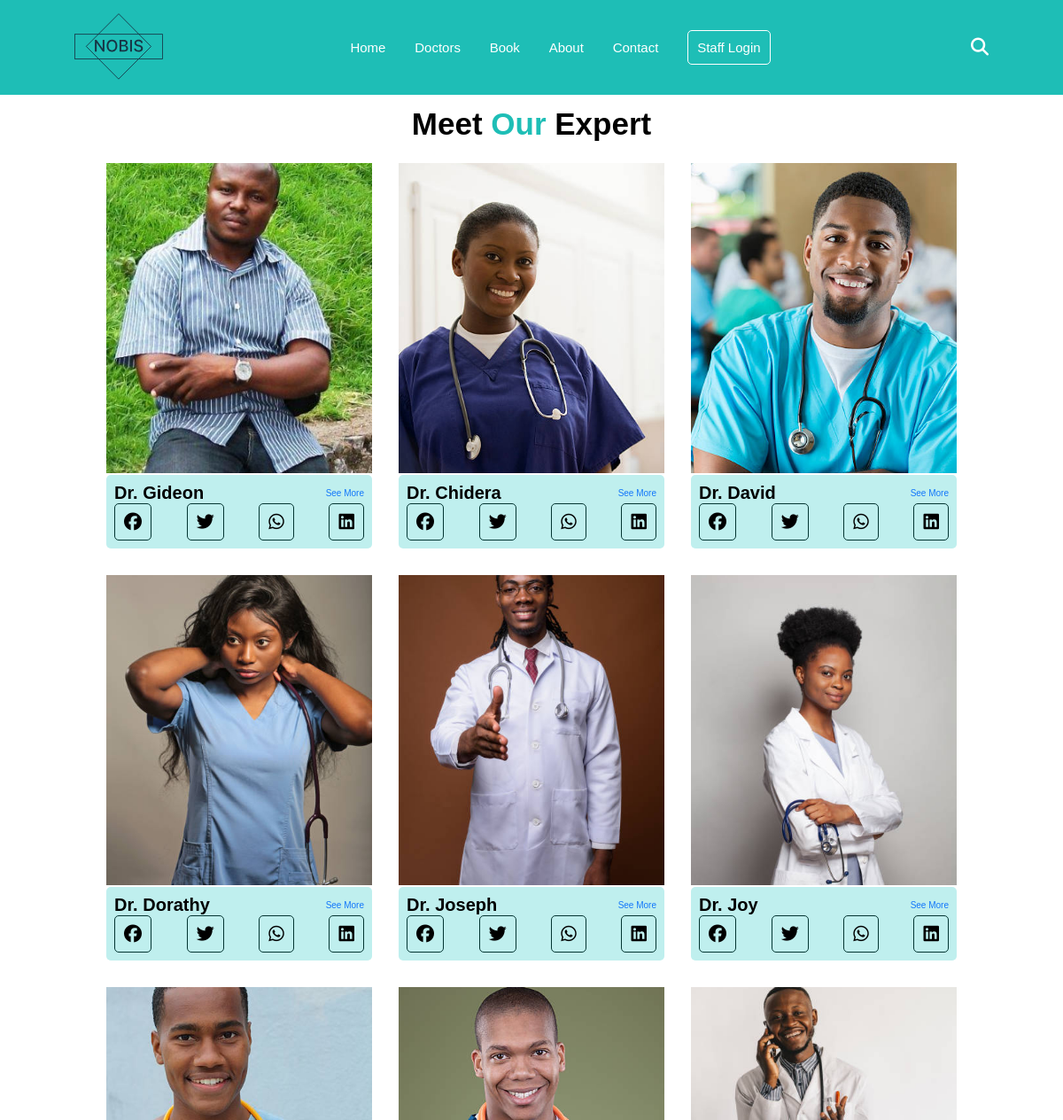
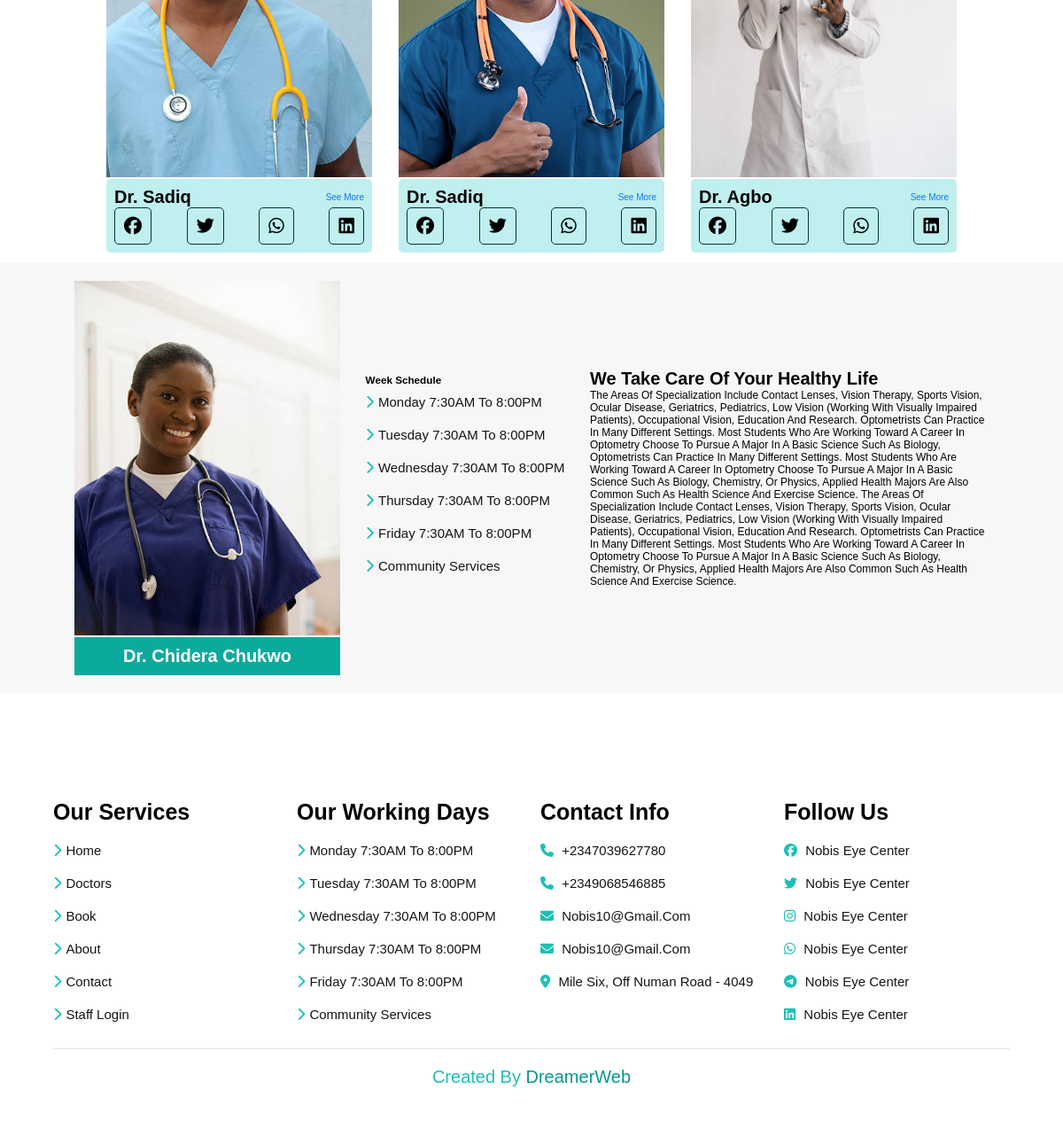
The app's page /doctors/ with its own data (2 pictures, top to bottom).
### core/models.py (models this page shows)
class Doctor(models.Model):
    expert = models.ForeignKey(User, on_delete=models.CASCADE)
    position = models.CharField(max_length=100)
    detail = models.TextField(max_length=2000)
    slug = models.SlugField(max_length=100)
    photo = models.ImageField(upload_to='img')
    working_days = models.ForeignKey(Day, on_delete=models.CASCADE)
    create_at = models.DateTimeField(auto_now_add=True)
    def get_absolute_url(self):
        return reverse("doctors_detail", args = [self.slug])

### core/views.py (the view)
# urls.py: path('doctors/', views.doctors, name='doctors'),
def doctors(request):
    doctors = Doctor.objects.all()[0:9]
    context = {
        'doctors':doctors
    }
    return render(request, 'core/doctors.html', context)

### core/templates/core/doctors.html (shortened to what this page needs)
{% extends 'core/base/base.html' %}
{% load static %}
{% block content %}
{% include 'core/base/navbar.html' %}
    <section class="doctor-section">
                <h1>Meet <span>Our</span> Expert</h1>
                    <div class="doctors">
                        {% for doctor in doctors %}
                        <div class="doctors__detail">
                                <img src="{{doctor.photo.url}}" alt="experts">
                                <div class="doctors__image">
                                    <div class="title">
                                        <h2>Dr. {{doctor.expert}}</h2>
                                        <a href="{{doctor.get_absolute_url}}">See more</a>
                                    </div>
                                    <div class="media">
                                        <i class="fab fa-facebook"></i>
                                        <i class="fab fa-twitter "></i>
                                        <i class="fab fa-whatsapp "></i>
                                        <i class="fab fa-linkedin "></i>
                                    </div>
                            </div>
                        </div>
                        {% endfor%}
                    </div>
            </section>
            <section class="services">
                <div class="doctor__detail">
                    <div class="doctor__left">
                        <img src="{% static 'images/illustration2.png' %}" alt="">
                        <h3>Dr. Chidera Chukwo</h3>
                    </div>
                    <div class="doctor__center">
                            <h3>Week Schedule</h3>
                            <a href="home.html"><i class="fas fa-chevron-right"></i>Monday 7:30AM to 8:00PM</a>
                            <a href="doctors.html"><i class="fas fa-chevron-right"></i>Tuesday 7:30AM to 8:00PM</a>
                            <a href="book.html"><i class="fas fa-chevron-right"></i>Wednesday 7:30AM to 8:00PM</a>
                            <a href="about.html"><i class="fas fa-chevron-right"></i>Thursday 7:30AM to 8:00PM</a>
                            <a href="#"><i class="fas fa-chevron-right"></i>Friday 7:30AM to 8:00PM</a>
                            <a href="#"><i class="fas fa-chevron-right"></i>Community Services</a>
                    </div>
                    <div class="doctor__right">
                        <h3>We Take care of your healthy life</h3>
                            <p>
                                The areas of specialization include contact lenses,
                                vision therapy, sports vision, ocular disease, geriatrics,
                                pediatrics, low vision (working with visually impaired
                                patients), occupational vision, education and research.
                                Optometrists can practice in many different settings.
                                most students who are working toward a career in optometry
                                choose to pursue a major in a basic science such as Biology,
                                Optometrists can practice in many different settings.
                                most students who are working toward a career in optometry
                                choose to pursue a major in a basic science such as Biology,
                                Chemistry, or Physics, applied health majors are also
                                common such as Health Science and Exercise Science.
                                The areas of specialization include contact lenses,
                                vision therapy, sports vision, ocular disease, geriatrics,
                                pediatrics, low vision (working with visually impaired
                                patients), occupational vision, education and research.
                                Optometrists can practice in many different settings.
                                most students who are working toward a career in optometry
                                choose to pursue a major in a basic science such as Biology,
                                Chemistry, or Physics, applied health majors are also
                                common such as Health Science and Exercise Science.
                            </p>
                    </div>
                </div>
            </section>
{% include 'core/base/footer.html' %}
{% endblock %}

### core/templates/core/base/base.html (shortened to what this page needs)
<!DOCTYPE html>
{% load static %}
<html lang="en">
<head>
    <link rel="stylesheet" href="https://cdnjs.cloudflare.com/ajax/libs/font-awesome/6.4.2/css/all.min.css">
    <link rel="stylesheet" href="{% static 'cs/style.css' %}">
    <link href="https://api.fontshare.com/v2/css?f[]=poppins@900,201,401,301,500,400,100,300,501,101,800,700,200,600&display=swap" rel="stylesheet">
     <link rel="stylesheet" href="https://cdn.jsdelivr.net/npm/swiper@10/swiper-bundle.min.css" />
</head>
<body>
    {% block content %}{% endblock %}
</body>
</html>

### core/templates/core/base/navbar.html (shortened to what this page needs)
{% load static %}
 <header>
        <div class="logo"><a href="{% url 'home' %}"><img src="{% static 'images/LOGO.svg' %}" alt=""></a></div>
        <nav class="navbar">
            <a href="{% url 'home' %}">Home</a>
            <a href="{% url 'doctors' %}">Doctors</a>
            <a href="{% url 'book' %}">Book</a>
            <a href="{% url 'about' %}">About</a>
            <a href="{% url 'contact' %}">Contact</a>
            {% if user.is_authenticated %}
            <a href="{% url 'logout' %}" class="staff">Logout</a>
            {% else %}
            <a href="{% url 'login' %}" class="staff">Staff Login</a>
            {% endif %}
        </nav>
        <div class="menu-icons">
            <div id="searchbox" class="fas fa-search"></div>
        </div>
    </header>

### core/templates/core/base/footer.html
{% load static %}
   <section class="footer">
        <div class="box-container">
        <div class="box">
            <h3>Our Services</h3>
            <a href="{% url 'home' %}"><i class="fas fa-chevron-right"></i>Home</a>
            <a href="{% url 'doctors' %}"><i class="fas fa-chevron-right"></i>Doctors</a>
            <a href="{% url 'book' %}"><i class="fas fa-chevron-right"></i>Book</a>
            <a href="{% url 'about' %}"><i class="fas fa-chevron-right"></i>About</a>
            <a href="{% url 'contact' %}"><i class="fas fa-chevron-right"></i>Contact</a>
            <a href="#"><i class="fas fa-chevron-right"></i>Staff Login</a>
        </div>
        <div class="box">
            <h3>Our Working Days</h3>
            <a href="{% url 'home' %}"><i class="fas fa-chevron-right"></i>Monday 7:30AM to 8:00PM</a>
            <a href="{% url 'home' %}"><i class="fas fa-chevron-right"></i>Tuesday 7:30AM to 8:00PM</a>
            <a href="{% url 'home' %}"><i class="fas fa-chevron-right"></i>Wednesday 7:30AM to 8:00PM</a>
            <a href="{% url 'home' %}"><i class="fas fa-chevron-right"></i>Thursday 7:30AM to 8:00PM</a>
            <a href="{% url 'home' %}"><i class="fas fa-chevron-right"></i>Friday 7:30AM to 8:00PM</a>
            <a href="{% url 'home' %}"><i class="fas fa-chevron-right"></i>Community Services</a>
        </div>
        <div class="box">
            <h3>Contact Info</h3>
            <a href="{% url 'home' %}"><i class="fas fa-phone"></i> +2347039627780</a>
            <a href="{% url 'home' %}"><i class="fas fa-phone"></i> +2349068546885</a>
            <a href="{% url 'home' %}"><i class="fas fa-envelope"></i> nobis10@gmail.com</a>
            <a href="{% url 'home' %}"><i class="fas fa-envelope"></i> nobis10@gmail.com</a>
            <a href="{% url 'home' %}"><i class="fas fa-map-marker-alt"></i> Mile six, off Numan road - 4049</a>
        </div>
        <div class="box">
            <h3>Follow Us</h3>
            <a href="https://web.facebook.com/profile.php?id=100086362830564"><i class="fab fa-facebook"></i> Nobis Eye Center</a>
            <a href="https://twitter.com/NOBISEYECENTRE"><i class="fab fa-twitter"></i> Nobis Eye Center</a>
            <a href="https://www.instagram.com/nobiseyecentre/"><i class="fab fa-instagram"></i> Nobis Eye Center</a>
            <a href="{% url 'about' %}"><i class="fab fa-whatsapp"></i> Nobis Eye Center</a>
            <a href="{% url 'about' %}"><i class="fab fa-telegram"></i> Nobis Eye Center</a>
            <a href="{% url 'about' %}"><i class="fab fa-linkedin"></i> Nobis Eye Center</a>
        </div>
    </div>
    <div class="credit"> Created By <span> DreamerWeb </span> </div>
    </section>

### static/cs/style.css (style rules this page uses)
:root { --color: #1ebeb6; --primary-color: #efbb20; --navbar-color: linear-gradient( 90deg, rgba(30, 190, 182, 1) 0%, rgba(0, 130, 124, 1) ); --box-shadow: 0 0 10px #e7e7e7; --background: #f7f7f7; }
* { margin: 0; padding: 0; outline: none; box-sizing: border-box; transition: 0.2s; text-transform: capitalize; transition: all 0.2s linear; text-decoration: none; font-family: "Poppins", sans-serif; box-sizing: border-box; }
html { font-size: 62.5%; overflow-x: hidden; scroll-behavior: smooth; scroll-padding-top: 6rem; }
header { background-color: var(--color); width: 100%; padding: 1.5rem 7%; z-index: 100; position: fixed; display: flex; justify-content: space-between; align-items: center; }
.logo img { width: 100px; }
nav { position: sticky; }
nav a { color: #fff; font-size: 1.5rem; margin: 0 1.5rem; text-decoration: none; }
.staff { border: solid 1px #fff; padding: 1rem; border-radius: 5px; }
.menu-icons div { color: #fff; font-size: 2rem; margin-left: 1.5rem; }
.services { padding: 2rem 7%; width: 100%; background-color: var(--background); }
.doctors { display: flex; align-items: center; justify-content: center; flex-wrap: wrap; gap: 3rem; padding: 2% 6% 1% 6%; }
.doctors__image { background: #bfefee; padding: 3%; border-radius: 5px; }
.title { display: flex; align-items: center; justify-content: space-between; }
.title a { font-size: 10px; color: #1377fa; }
.doctors__detail img { width: 300px; height: 350px; object-fit: cover; }
.doctors__image h2 { text-align: center; font-size: 20px; }
.doctor-section h1 { padding-top: 12rem; font-size: 35px; font-weight: 600; text-align: center; }
.doctor-section h1 span { color: #1ebeb6; }
.media { display: flex; justify-content: space-between; }
.media i { font-size: 20px; padding: 10px; border: solid 1px #043532; border-radius: 5px; }
.footer { padding: 5% 5%; margin-top: 5rem; }
.footer .box-container { display: grid; grid-template-columns: repeat(auto-fit, minmax(22rem, 1fr)); gap: 2rem; }
.footer .box-container .box h3 { font-size: 2.5rem; color: #000; padding: 1rem 0; }
.footer .box-container .box a { display: block; font-size: 1.5rem; color: #161515; padding: 1rem 0; }
.footer .box-container .box a i { padding-right: .5rem; color: var(--color); }
.footer .credit { padding: 1rem; padding-top: 2rem; margin-top: 2rem; text-align: center; font-size: 2rem; color: var(--color); border-top: .1rem solid rgba(0, 0, 0, .1); }
.footer .credit span { color: #08978b; }
.doctor__detail { display: flex; flex-wrap: wrap; align-items: center; justify-content: space-between; }
.doctor__left img { width: 300px; height: 400px; object-fit: cover; }
.doctor__left h3 { font-size: 20px; text-align: center; color: #fff; background: #0baa9d; padding: 10px; }
.doctor__center { padding: 1.5rem 0; }
.doctor__center a { display: block; font-size: 1.5rem; color: #161515; padding: 1rem 0; }
.doctor__center a i { padding-right: .5rem; color: var(--color); }
.doctor__right { max-width: 450px; }
.doctor__right h3 { font-size: 20px; }
.doctor__right p { font-size: 12px; }

### records on screen
Doctor: photo (picture), expert "Gideon"
Doctor: photo (picture), expert "Chidera"
Doctor: photo (picture), expert "David"
Doctor: photo (picture), expert "Dorathy"
Doctor: photo (picture), expert "Joseph"
Doctor: photo (picture), expert "Joy"
Doctor: photo (picture), expert "Sadiq"
Doctor: photo (picture), expert "Sadiq"
Doctor: photo (picture), expert "Agbo"
